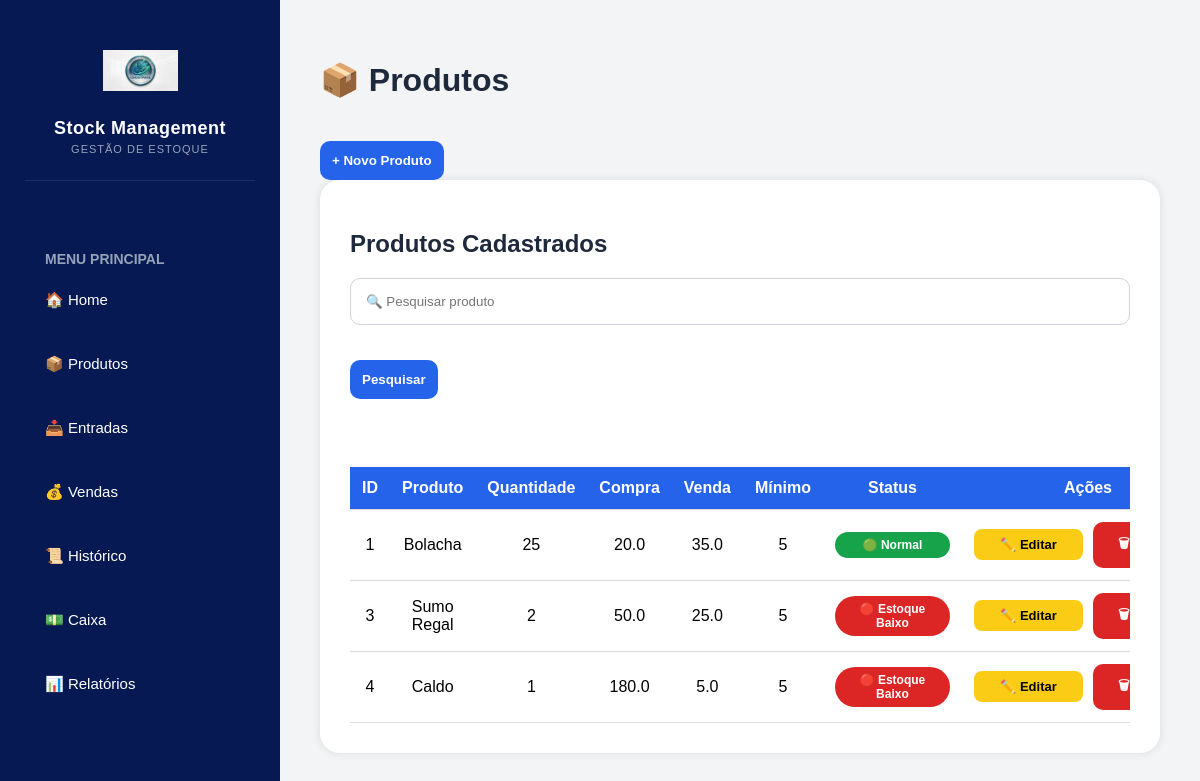
The page /products on the database as committed earlier.
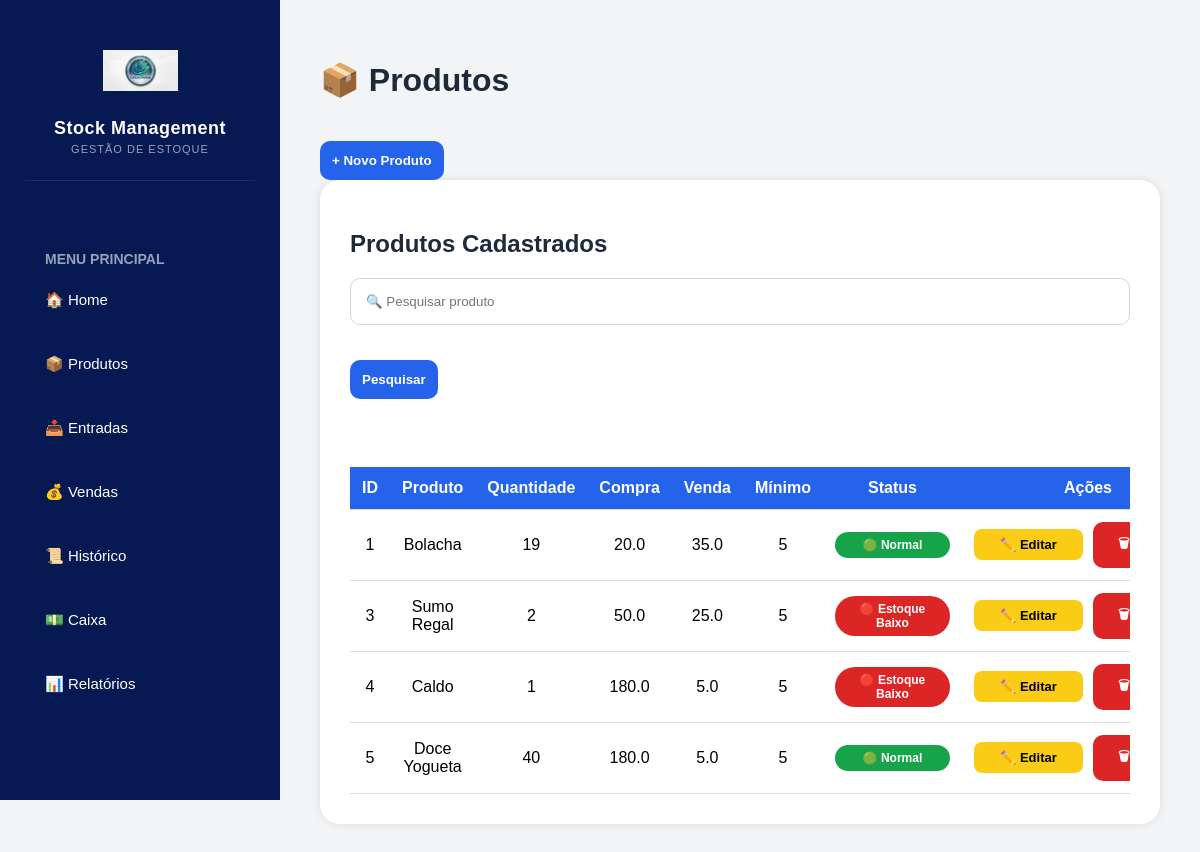
The same page on the database as committed later.
### tables this page shows
CREATE TABLE products (
    id INTEGER PRIMARY KEY AUTOINCREMENT,
    name TEXT NOT NULL,
    quantity INTEGER NOT NULL,
    purchase_price REAL NOT NULL,
    selling_price REAL NOT NULL
, minimum_stock INTEGER DEFAULT 5);

### app.py (the view, shortened to what this page needs)
@app.route('/products', methods=['GET', 'POST'])
def products():
    connection = sqlite3.connect('database/database.db')
    cursor = connection.cursor()
    search = request.args.get('search')
    if search:
        cursor.execute(
            '''
            SELECT *
            FROM products
            WHERE name LIKE ?
            ''',
            ('%' + search + '%',)
        )
    else:
        cursor.execute(
            'SELECT * FROM products'
        )
    products_list = cursor.fetchall()
    connection.close()
    return render_template(
        'products.html',
        products=products_list,
        edit_product=None
    )

### templates/products.html (shortened to what this page needs)
{% extends 'base.html' %}
{% block content %}
<h1>📦 Produtos</h1>
<button
class="btn-blue"
onclick="toggleForm()"
>
+ Novo Produto
</button>
<div class="card">
<h2>Produtos Cadastrados</h2>
<form method="GET">
<input
type="text"
name="search"
placeholder="🔍 Pesquisar produto"
>
<button class="btn-blue">
Pesquisar
</button>
</form>
<br>
<div class="table-container">
<table>
<tr>
<th>ID</th>
<th>Produto</th>
<th>Quantidade</th>
<th>Compra</th>
<th>Venda</th>
<th>Mínimo</th>
<th>Status</th>
<th>Ações</th>
</tr>
{% for product in products %}
<tr>
<td>{{ product[0] }}</td>
<td>{{ product[1] }}</td>
<td>{{ product[2] }}</td>
<td>{{ product[3] }}</td>
<td>{{ product[4] }}</td>
<td>{{ product[5] }}</td>
<td>
{% if product[2] <= product[5] %}
<span class="low-stock">
🔴 Estoque Baixo
</span>
{% else %}
<span class="normal-stock">
🟢 Normal
</span>
{% endif %}
<td class="actions">
    <a
    href="/edit_product/{{ product[0] }}"
    class="btn-yellow"
    >
        ✏️ Editar
    </a>
    <a
    href="/delete_product/{{ product[0] }}"
    class="btn-red"
    onclick="return confirm('Tem certeza que deseja excluir?')"
    >
        🗑 Excluir
    </a>
</td>
{% endfor %}
</table>
</div>
</div>
{% endblock %}

Rows that differ between the two databases and show on the page:
changed products "Bolacha": quantity "25" → "19"
added products: id "5", name "Doce Yogueta", quantity "40", purchase_price "180.0", selling_price "5.0", minimum_stock "5", shows "🟢 Normal"
